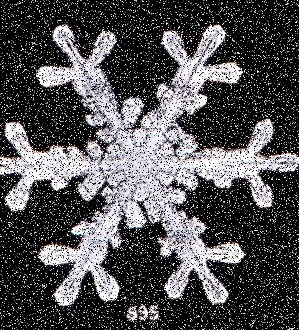
#> input picture image-restoration/images/ice-flakes-microscopy-salt-and-pepper-noise.jpg, 299 x 330 px
$ jupyter execute image_restoration.ipynb
#> lines starting #> are read from the running program, lines starting #| are printed output that depends on the picture
[cell 1]
import cv2
from matplotlib import pyplot as plt

[cell 2]
ice_flakes = cv2.imread('./images/ice-flakes-microscopy-salt-and-pepper-noise.jpg')
#> ice_flakes is the input picture: shape (330, 299, 3); mean B, G, R 83.9, 81.6, 82.8

[cell 3]
plt.imshow(ice_flakes[:,:,::-1])

[cell 4]
ice_flakes_blurred = cv2.medianBlur(ice_flakes, 3 )
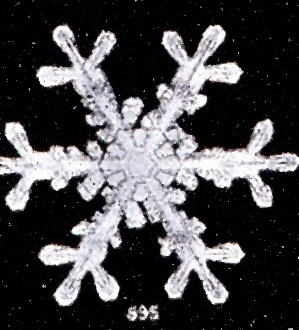
#> ice_flakes_blurred: shape (330, 299, 3); mean B, G, R 73.6, 71, 72.3
plt.imshow(ice_flakes_blurred[:,:,::-1])

[cell 5]
mri_skull = cv2.imread('images/mri-skull-20-percent-gaussian-noise.jpg')
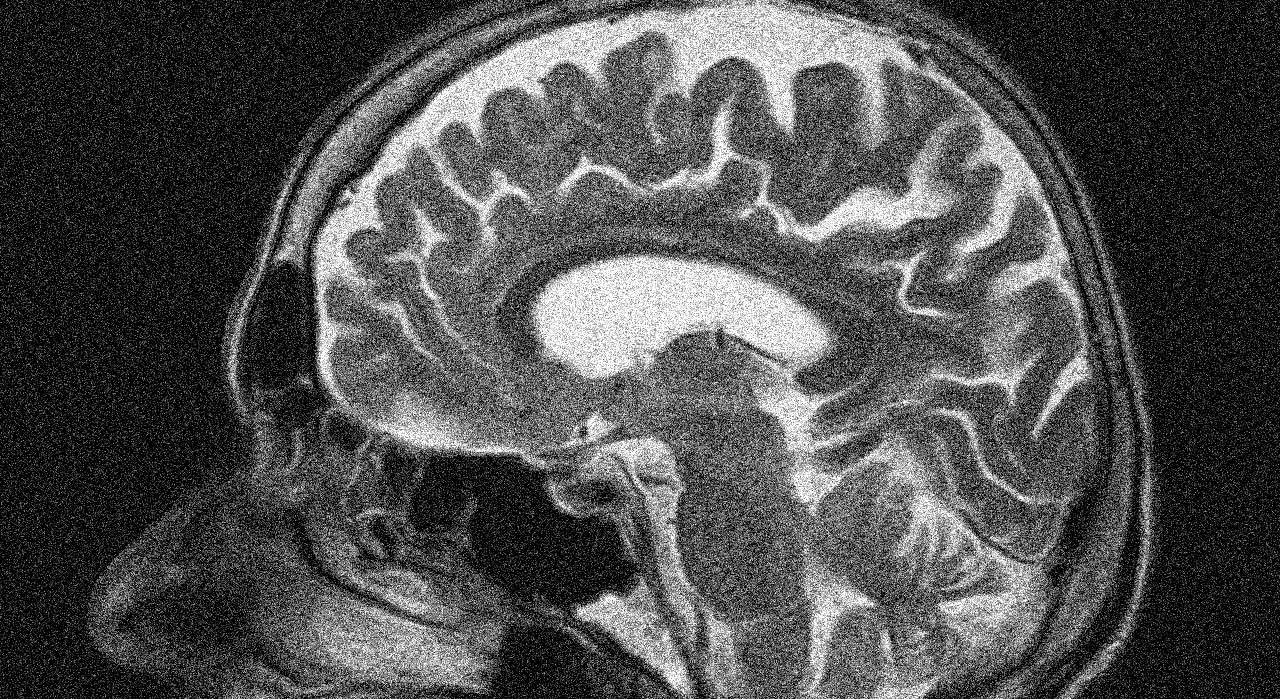
#> input picture image-restoration/images/mri-skull-20-percent-gaussian-noise.jpg, 1280 x 699 px
#> mri_skull is the input picture: shape (699, 1280, 3); min 0, max 255, mean 78.8
plt.imshow(mri_skull[:,:,::-1])

[cell 6]
mri_skull_bf = cv2.bilateralFilter(mri_skull, 20, 200, 100)
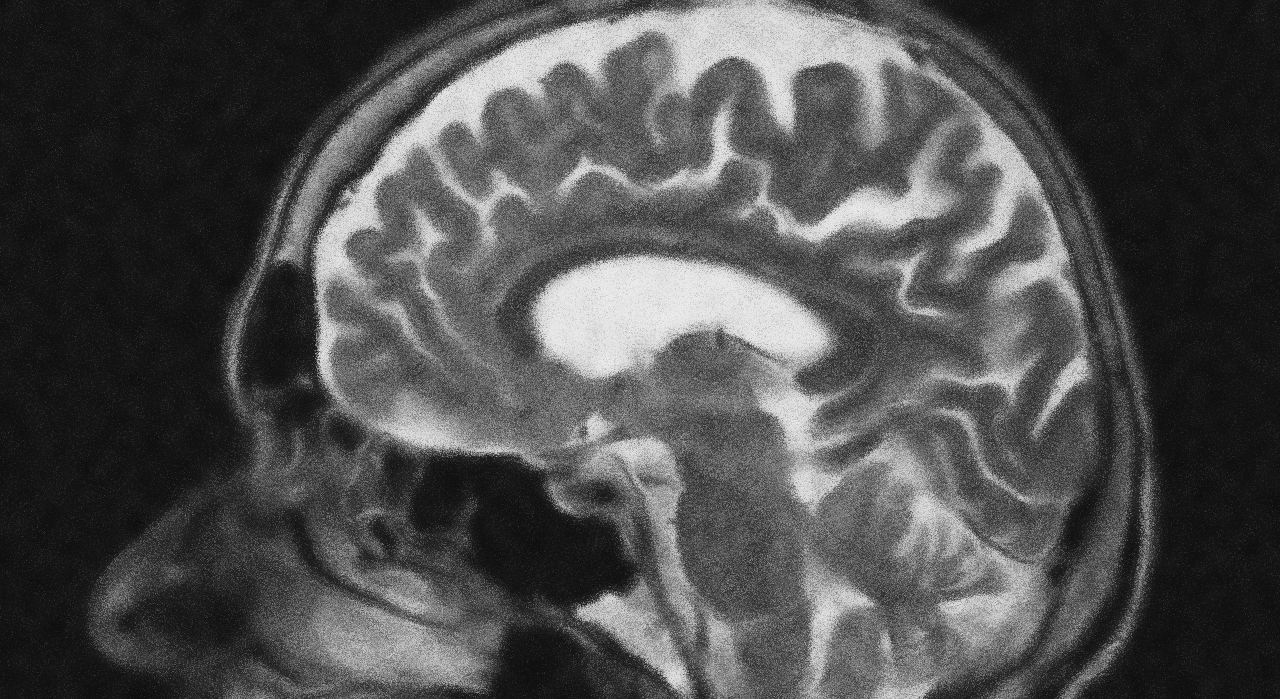
#> mri_skull_bf: shape (699, 1280, 3); min 13, max 236, mean 77.6
mri_m = cv2.medianBlur(mri_skull, 3)

plt.figure(figsize=(15, 10))
plt.subplot(131); plt.imshow(mri_skull_bf[:,:,::-1])
plt.subplot(132); plt.imshow(mri_m[:,:,::-1])
plt.subplot(133); plt.imshow(mri_skull[:,:,::-1])
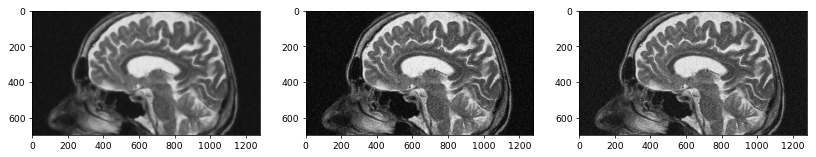
#> figure drawn by matplotlib, 3 panels

[cell 7]
face = cv2.imread('images/face-original.jpg')
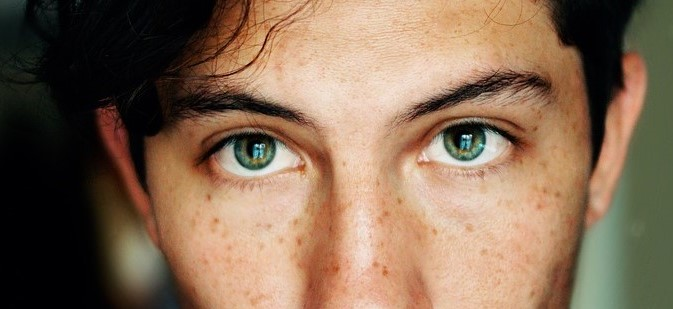
#> input picture image-restoration/images/face-original.jpg, 673 x 309 px
#> face is the input picture: shape (309, 673, 3); mean B, G, R 84.4, 106.7, 132.5
girl_face = cv2.imread('images/girl-skin.jpg')
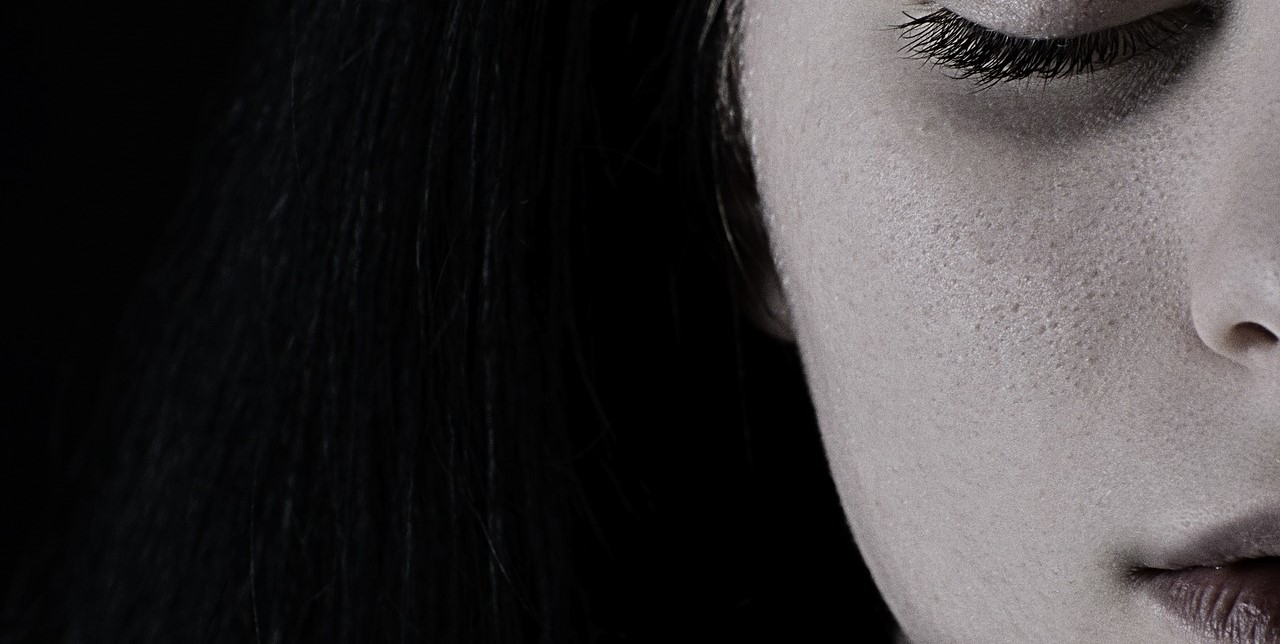
#> input picture image-restoration/images/girl-skin.jpg, 1280 x 644 px
#> girl_face is the input picture: shape (644, 1280, 3); mean B, G, R 55.3, 54.4, 57.1

smoothen_face = cv2.bilateralFilter(face, 25, 90, 40)
smooth_girl_face = cv2.bilateralFilter(girl_face, 30, 65, 15)

plt.figure(figsize=(12, 6))
plt.subplot(221); plt.imshow(face[:,:,::-1]); plt.axis('off'); plt.title('Original Face')
plt.subplot(222); plt.imshow(girl_face[:,:,::-1]); plt.axis('off'); plt.title('Original Face')
plt.subplot(223); plt.imshow(smoothen_face[:,:,::-1]); plt.axis('off'); plt.title('Smoothen Face')
plt.subplot(224); plt.imshow(smooth_girl_face[:,:,::-1]); plt.axis('off'); plt.title('Smoothen Face')
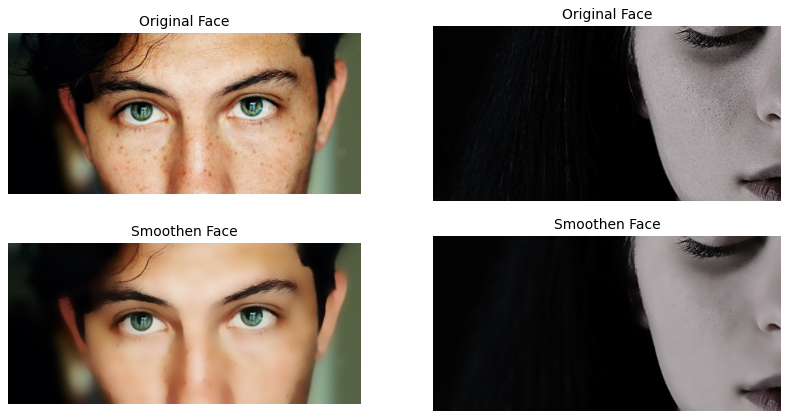
#> figure drawn by matplotlib, 4 panels
